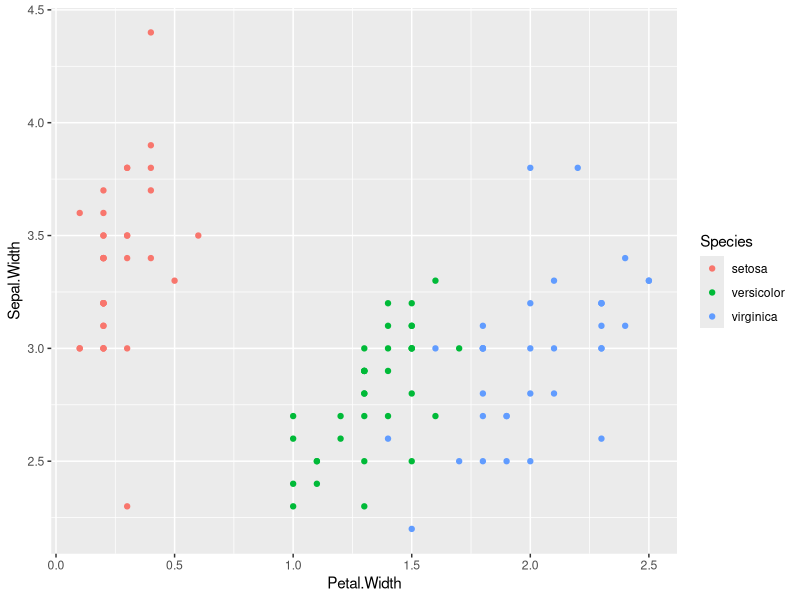

Recreate this plot in R.

library(ggplot2)
library(caret)

data(iris)

inTrain <- createDataPartition(y=iris$Species, p=0.7, list=FALSE)

training <- iris[inTrain,]
testing  <- iris[-inTrain,]

dim(training); dim(testing)

qplot(Petal.Width, Sepal.Width, colour=Species, data=training)
